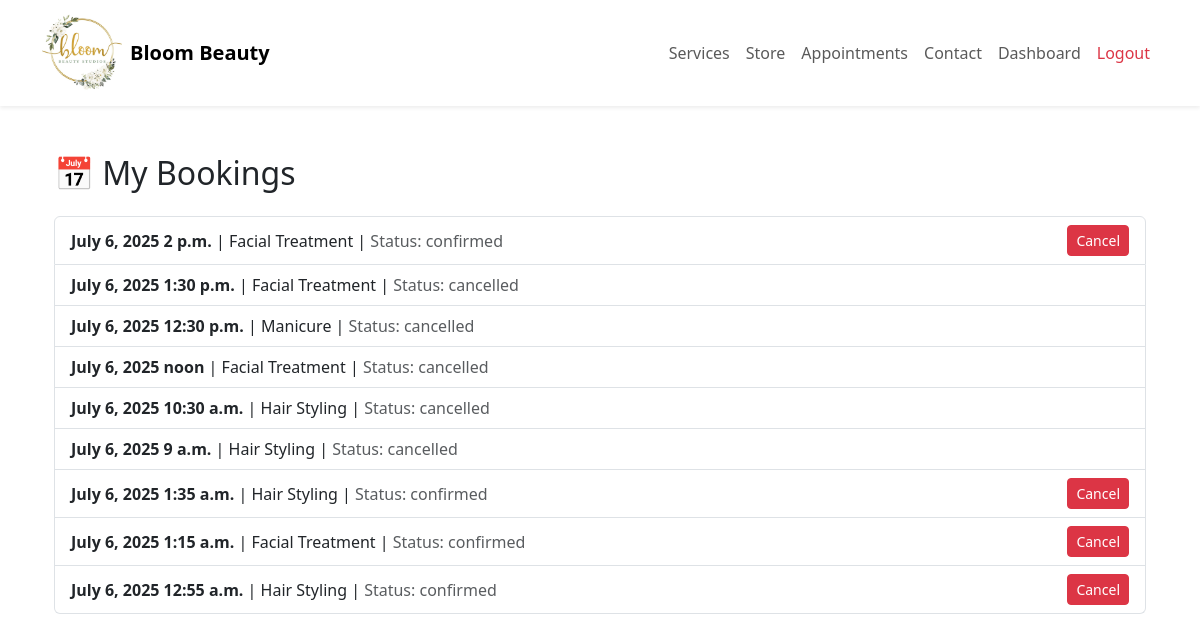
/appointments/my_bookings/ (signed in), run on an earlier commit of the app's database.
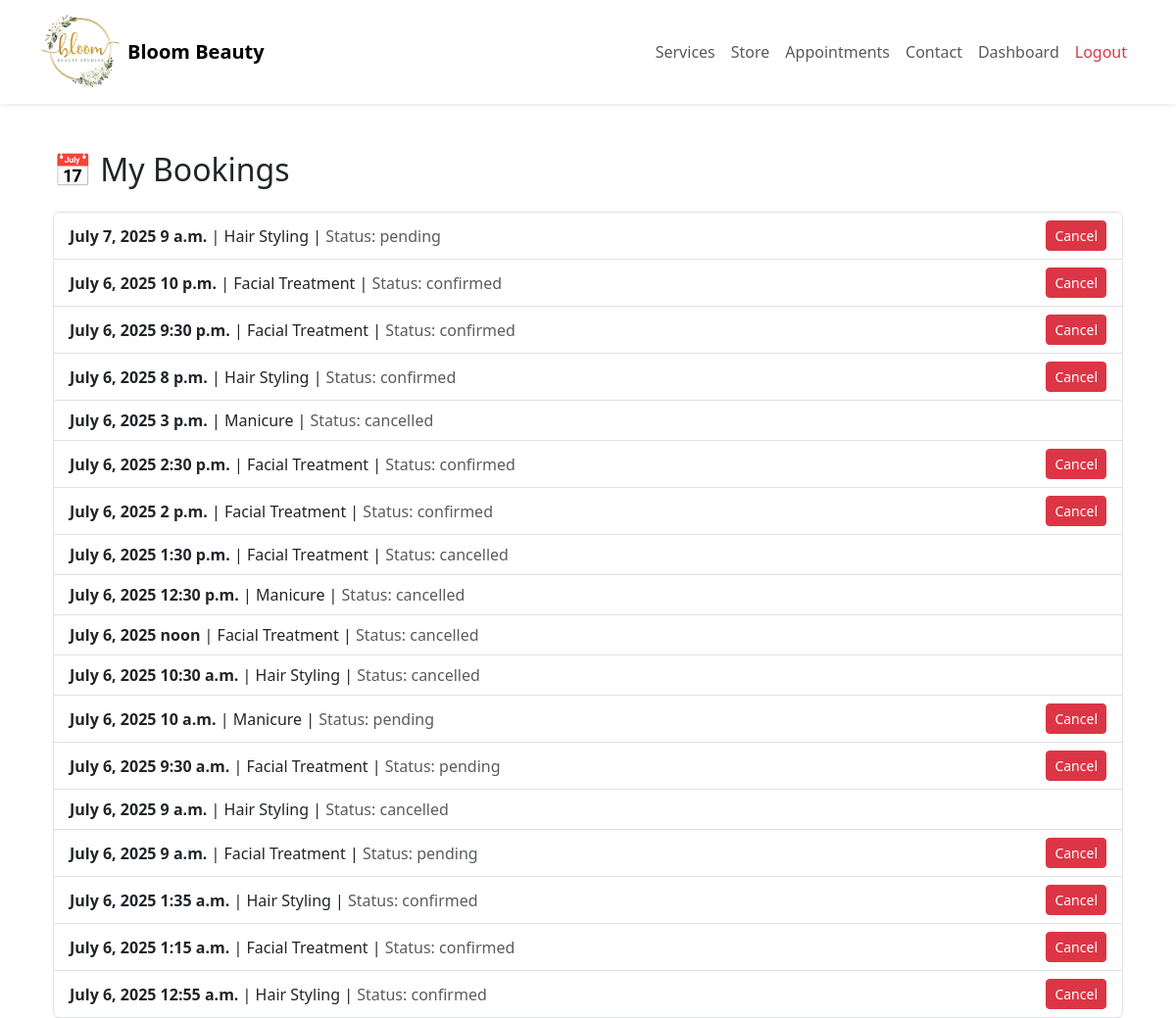
And on a later commit of the database.
### appointments/models.py (models this page shows, shortened)
class Booking(models.Model):
    date = models.DateField()
    time = models.TimeField()
    status = models.CharField(max_length=20, choices=STATUS_CHOICES, default='pending')
    user = models.ForeignKey(User, on_delete=models.CASCADE, related_name="customer_bookings")
    service = models.ForeignKey(Service, on_delete=models.CASCADE, related_name="booked_services")
    staff = models.ForeignKey(User, on_delete=models.SET_NULL, null=True, related_name="staff_bookings")
    reminder_sent = models.BooleanField(default=False)
    created_at = models.DateTimeField(auto_now_add=True)
    updated_at = models.DateTimeField(auto_now=True)
    objects = BookingManager()

class Service(models.Model):
    name = models.CharField(max_length=45)
    description = models.TextField()
    duration = models.CharField(max_length=20, choices=DURATION_CHOICES)
    price = models.IntegerField()
    image = models.ImageField(upload_to='services/', null=True, blank=True)
    created_at = models.DateTimeField(auto_now_add=True)
    updated_at = models.DateTimeField(auto_now=True)

### appointments/views.py (the view)
# urls.py: path('my_bookings/', views.my_bookings, name='my_bookings'),
def my_bookings(request):
    if 'user_id' not in request.session:
        return redirect('/login')
    user = User.objects.get(id=request.session['user_id'])
    context = {
        'user': user,
        'bookings': Booking.objects.filter(user=user).order_by('-date', '-time')
    }
    return render(request, 'appointments/my_bookings.html', context)

### templates/appointments/my_bookings.html (shortened to what this page needs)
{% extends 'base.html' %}
{% block content %}
<div class="container mt-5">
    <h2 class="mb-4">📅 My Bookings</h2>
    <ul class="list-group">
        {% if bookings %}
        {% for b in bookings %}
        <li class="list-group-item d-flex justify-content-between align-items-center">
            <div>
                <strong>{{ b.date }} {{ b.time }}</strong> |
                {{ b.service.name }} |
                <span class="text-muted">Status: {{ b.status }}</span>
            </div>
            {% if b.status != 'cancelled' %}
                <a href="{% url 'cancel_booking' b.id %}" class="btn btn-sm btn-danger">Cancel</a>
            {% endif %}
        </li>
        {% endfor %}
        {% else %}
            <p class="text-muted">You dont have any bookings yet.</p>
        {% endif %}
    </ul>
</div>
{% endblock %}

### templates/base.html (shortened to what this page needs)
{% load static %}
<!DOCTYPE html>
<html lang="en">
<head>
    <link href="https://cdn.jsdelivr.net/npm/bootstrap@5.3.0/dist/css/bootstrap.min.css" rel="stylesheet">
    <link href="https://cdn.jsdelivr.net/npm/aos@2.3.4/dist/aos.css" rel="stylesheet">
    <link rel="stylesheet" href="https://cdn.jsdelivr.net/npm/bootstrap-icons@1.10.5/font/bootstrap-icons.css">
    <link rel="stylesheet" href="https://cdnjs.cloudflare.com/ajax/libs/animate.css/4.1.1/animate.min.css"/>
    <link rel="stylesheet" href="{% static 'css/style.css' %}">
</head>
<body>
    <nav class="navbar navbar-expand-lg navbar-light bg-white shadow-sm">
        <div class="container">
            <a class="navbar-brand d-flex align-items-center fw-bold" href="/">
                <img src="{% static 'images/logo.jpg' %}" alt="Logo" width="80" height="80" class="me-2">
                Bloom Beauty
            </a>
            <div class="collapse navbar-collapse" id="navbarSupportedContent">
                <ul class="navbar-nav ms-auto mb-2 mb-lg-0">
                    <li class="nav-item"><a class="nav-link" href="{% url 'services' %}">Services</a></li>
                    <li class="nav-item"><a class="nav-link" href="{% url 'product_list' %}">Store</a></li>
                    <li class="nav-item"><a class="nav-link" href="{% url 'book_appointment' %}">Appointments</a></li>
                    <li class="nav-item"><a class="nav-link" href="{% url 'contact' %}">Contact</a></li>
                    {% if request.session.user_id %}
                    <li class="nav-item"><a class="nav-link" href="{% url 'dashboard' %}">Dashboard</a></li>
                    <li class="nav-item"><a class="nav-link text-danger" href="{% url 'logout' %}">Logout</a></li>
                    {% else %}
                    <li class="nav-item"><a class="nav-link" href="{% url 'login' %}">Login</a></li>
                    {% endif %}
                </ul>
            </div>
        </div>
    </nav>
    <div class="container mt-4">
        {% block content %}{% endblock %}
    </div>
</body>
</html>

### static/css/style.css (style rules this page uses)
.navbar-nav .nav-link { position: relative; font-weight: 500; transition: color 0.3s ease, transform 0.2s ease; }
.navbar-nav .nav-link::after { content: ''; position: absolute; left: 0; bottom: -3px; width: 0%; height: 2px; background-color: #eab1d5; transition: width 0.3s ease; }
body, html { overflow-x: hidden; }

What changed in the data, as far as the page shows it:
added Booking: date "July 7, 2025", time "9 a.m.", service.name "Hair Styling", status "pending", shows "Cancel"
added Booking: date "July 6, 2025", time "10 p.m.", service.name "Facial Treatment", status "confirmed", shows "Cancel"
added Booking: date "July 6, 2025", time "9:30 p.m.", service.name "Facial Treatment", status "confirmed", shows "Cancel"
added Booking: date "July 6, 2025", time "8 p.m.", service.name "Hair Styling", status "confirmed", shows "Cancel"
added Booking: date "July 6, 2025", time "3 p.m.", service.name "Manicure", status "cancelled"
added Booking: date "July 6, 2025", time "2:30 p.m.", service.name "Facial Treatment", status "confirmed", shows "Cancel"
added Booking: date "July 6, 2025", time "10 a.m.", service.name "Manicure", status "pending", shows "Cancel"
added Booking: date "July 6, 2025", time "9:30 a.m.", service.name "Facial Treatment", status "pending", shows "Cancel"
added Booking: date "July 6, 2025", time "9 a.m.", service.name "Facial Treatment", status "pending", shows "Cancel"
